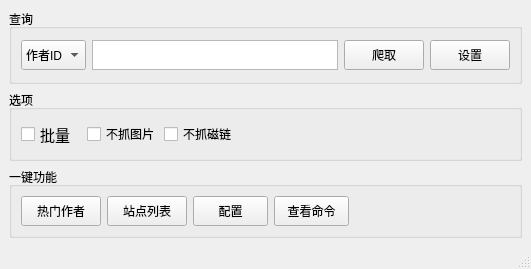
<?xml version="1.0" encoding="UTF-8"?>
<ui version="4.0">
 <class>MainWindow</class>
 <widget class="QMainWindow" name="MainWindow">
  <property name="geometry">
   <rect>
    <x>0</x>
    <y>0</y>
    <width>531</width>
    <height>269</height>
   </rect>
  </property>
  <property name="maximumSize">
   <size>
    <width>16777215</width>
    <height>270</height>
   </size>
  </property>
  <property name="windowTitle">
   <string>FC2LeakDetector</string>
  </property>
  <widget class="QWidget" name="centralwidget">
   <layout class="QVBoxLayout" name="verticalLayout_2" stretch="2,1,0">
    <item>
     <widget class="QGroupBox" name="groupBox">
      <property name="title">
       <string>查询</string>
      </property>
      <layout class="QVBoxLayout" name="verticalLayout_3">
       <item>
        <layout class="QHBoxLayout" name="horizontalLayout">
         <item>
          <widget class="QComboBox" name="qtype_box">
           <property name="minimumSize">
            <size>
             <width>0</width>
             <height>30</height>
            </size>
           </property>
           <property name="editable">
            <bool>false</bool>
           </property>
           <item>
            <property name="text">
             <string>作者ID</string>
            </property>
           </item>
           <item>
            <property name="text">
             <string>女优ID</string>
            </property>
           </item>
           <item>
            <property name="text">
             <string>视频ID</string>
            </property>
           </item>
          </widget>
         </item>
         <item>
          <widget class="QPlainTextEdit" name="qvalue_input">
           <property name="maximumSize">
            <size>
             <width>16777215</width>
             <height>30</height>
            </size>
           </property>
          </widget>
         </item>
         <item>
          <widget class="QPushButton" name="qsubmit_button">
           <property name="minimumSize">
            <size>
             <width>0</width>
             <height>30</height>
            </size>
           </property>
           <property name="text">
            <string>爬取</string>
           </property>
          </widget>
         </item>
         <item>
          <widget class="QPushButton" name="setting_button">
           <property name="minimumSize">
            <size>
             <width>0</width>
             <height>30</height>
            </size>
           </property>
           <property name="text">
            <string>设置</string>
           </property>
          </widget>
         </item>
        </layout>
       </item>
      </layout>
     </widget>
    </item>
    <item>
     <widget class="QGroupBox" name="groupBox_2">
      <property name="title">
       <string>选项</string>
      </property>
      <layout class="QHBoxLayout" name="horizontalLayout_2">
       <item>
        <layout class="QHBoxLayout" name="horizontalLayout_3" stretch="2,2">
         <item>
          <layout class="QHBoxLayout" name="horizontalLayout_6">
           <item>
            <widget class="QCheckBox" name="batch_box">
             <property name="minimumSize">
              <size>
               <width>60</width>
               <height>30</height>
              </size>
             </property>
             <property name="maximumSize">
              <size>
               <width>60</width>
               <height>16777215</height>
              </size>
             </property>
             <property name="font">
              <font>
               <family>Arial</family>
               <pointsize>11</pointsize>
               <weight>50</weight>
               <bold>false</bold>
              </font>
             </property>
             <property name="toolTipDuration">
              <number>-1</number>
             </property>
             <property name="layoutDirection">
              <enum>Qt::LeftToRight</enum>
             </property>
             <property name="autoFillBackground">
              <bool>false</bool>
             </property>
             <property name="text">
              <string>批量</string>
             </property>
             <property name="iconSize">
              <size>
               <width>16</width>
               <height>16</height>
              </size>
             </property>
             <property name="checked">
              <bool>false</bool>
             </property>
             <property name="autoRepeat">
              <bool>false</bool>
             </property>
             <property name="autoExclusive">
              <bool>false</bool>
             </property>
            </widget>
           </item>
           <item>
            <widget class="QCheckBox" name="no_image_box">
             <property name="minimumSize">
              <size>
               <width>0</width>
               <height>30</height>
              </size>
             </property>
             <property name="maximumSize">
              <size>
               <width>71</width>
               <height>16777215</height>
              </size>
             </property>
             <property name="text">
              <string>不抓图片</string>
             </property>
            </widget>
           </item>
           <item>
            <widget class="QCheckBox" name="no_magnet_box">
             <property name="minimumSize">
              <size>
               <width>0</width>
               <height>30</height>
              </size>
             </property>
             <property name="maximumSize">
              <size>
               <width>71</width>
               <height>16777215</height>
              </size>
             </property>
             <property name="text">
              <string>不抓磁链</string>
             </property>
            </widget>
           </item>
          </layout>
         </item>
         <item>
          <spacer name="horizontalSpacer_2">
           <property name="orientation">
            <enum>Qt::Horizontal</enum>
           </property>
           <property name="sizeHint" stdset="0">
            <size>
             <width>40</width>
             <height>20</height>
            </size>
           </property>
          </spacer>
         </item>
        </layout>
       </item>
      </layout>
     </widget>
    </item>
    <item>
     <widget class="QGroupBox" name="groupBox_3">
      <property name="title">
       <string>一键功能</string>
      </property>
      <layout class="QHBoxLayout" name="horizontalLayout_4" stretch="3,2">
       <item>
        <layout class="QHBoxLayout" name="horizontalLayout_5">
         <item>
          <widget class="QPushButton" name="extract_button">
           <property name="minimumSize">
            <size>
             <width>0</width>
             <height>30</height>
            </size>
           </property>
           <property name="maximumSize">
            <size>
             <width>80</width>
             <height>30</height>
            </size>
           </property>
           <property name="text">
            <string>热门作者</string>
           </property>
          </widget>
         </item>
         <item>
          <widget class="QPushButton" name="sites_button">
           <property name="minimumSize">
            <size>
             <width>0</width>
             <height>30</height>
            </size>
           </property>
           <property name="text">
            <string>站点列表</string>
           </property>
          </widget>
         </item>
         <item>
          <widget class="QPushButton" name="config_button">
           <property name="minimumSize">
            <size>
             <width>0</width>
             <height>30</height>
            </size>
           </property>
           <property name="maximumSize">
            <size>
             <width>75</width>
             <height>16777215</height>
            </size>
           </property>
           <property name="text">
            <string>配置</string>
           </property>
          </widget>
         </item>
         <item>
          <widget class="QPushButton" name="command_button">
           <property name="minimumSize">
            <size>
             <width>0</width>
             <height>30</height>
            </size>
           </property>
           <property name="maximumSize">
            <size>
             <width>75</width>
             <height>30</height>
            </size>
           </property>
           <property name="text">
            <string>查看命令</string>
           </property>
          </widget>
         </item>
        </layout>
       </item>
       <item>
        <spacer name="horizontalSpacer_4">
         <property name="orientation">
          <enum>Qt::Horizontal</enum>
         </property>
         <property name="sizeHint" stdset="0">
          <size>
           <width>40</width>
           <height>20</height>
          </size>
         </property>
        </spacer>
       </item>
      </layout>
     </widget>
    </item>
   </layout>
  </widget>
  <widget class="QMenuBar" name="menubar">
   <property name="geometry">
    <rect>
     <x>0</x>
     <y>0</y>
     <width>531</width>
     <height>23</height>
    </rect>
   </property>
  </widget>
  <widget class="QStatusBar" name="statusbar"/>
  <action name="actiondces">
   <property name="text">
    <string>代理</string>
   </property>
   <property name="iconText">
    <string>proxy</string>
   </property>
  </action>
 </widget>
 <resources/>
 <connections/>
</ui>
